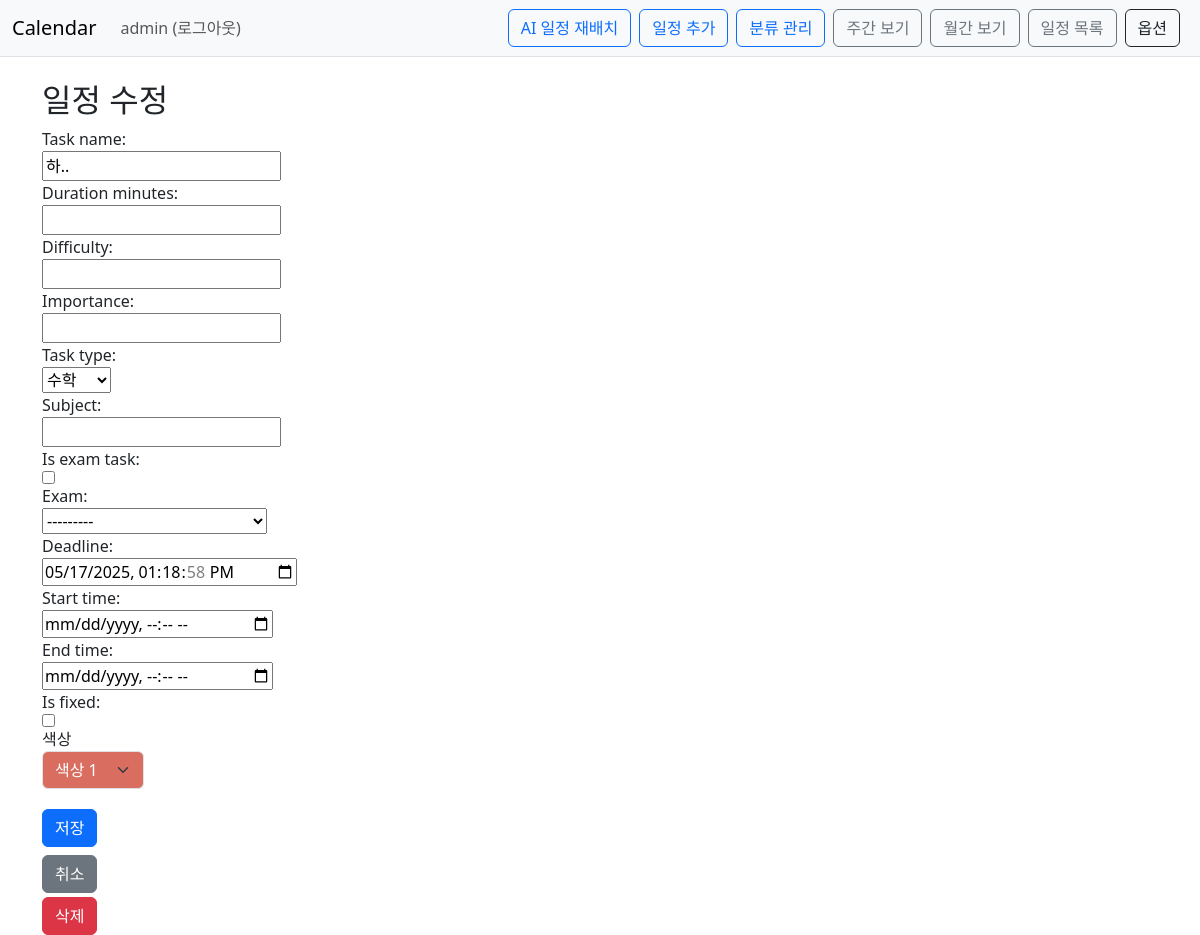
The page /calendar/schedule/3/edit/?next=/calendar/schedule/list/ (signed in) on the database its author committed.
### Calendar/models.py (models this page shows, shortened)
class Schedule(models.Model):
    owner=models.ForeignKey(User, on_delete=models.CASCADE)
    task_name=models.CharField(max_length=50)
    duration_minutes=models.IntegerField(null=True, blank=True)
    difficulty=models.IntegerField(null=True, blank=True)
    importance=models.IntegerField(null=True, blank=True)
    task_type = models.ForeignKey('ScheduleType', null=True, blank=True, on_delete=models.SET_NULL)
    subject=models.CharField(max_length=50, blank=True)
    is_exam_task=models.BooleanField(default=False)
    deadline=models.DateTimeField(null=True ,blank=True)
    start_time=models.DateTimeField(null=True ,blank=True)
    end_time=models.DateTimeField(null=True ,blank=True)
    is_fixed=models.BooleanField(default=False)
    exam=models.ForeignKey('self',default=None, on_delete=models.SET_DEFAULT, null=True ,blank=True)
    color = models.CharField(max_length=7, blank=True, default='#6c8df5')
    is_done = models.BooleanField(default=False)
    def __str__(self):
        return f"{self.task_name}({self.owner})"

### Calendar/views.py (the view)
# urls.py: path('schedule/<int:pk>/edit/', views.schedule_edit, name='schedule_edit'),
@login_required(login_url='common:login')
def schedule_edit(request, pk):
    schedule = get_object_or_404(Schedule, pk=pk, owner=request.user)
    next_url = request.GET.get('next') or request.POST.get('next')  # GET/POST 모두 대응
    if request.method == 'POST':
        form = ScheduleForm(request.POST, instance=schedule, owner=request.user)
        if form.is_valid():
            form.save()
            if next_url and url_has_allowed_host_and_scheme(next_url, allowed_hosts={request.get_host()}):
                return redirect(next_url)
            return redirect('calendar:index')
    else:
        form = ScheduleForm(instance=schedule, owner=request.user)
    return render(request, 'calendar/schedule_form.html', {
        'form': form,
        'is_edit': True,
        'next': next_url,
        'id': pk,
    })

### Calendar/forms.py
class ScheduleForm(forms.ModelForm):
    color=forms.ChoiceField(
        choices=COLOR_CHOICES,
        widget=forms.Select(attrs={'class':'form-select'})
    )
    class Meta:
        model = Schedule
        fields = [
            'task_name','duration_minutes','difficulty','importance','task_type','subject',
            'is_exam_task','exam','deadline','start_time','end_time','is_fixed','color',
        ]
        widgets = {
            'deadline': forms.DateTimeInput(attrs={'type': 'datetime-local'}),
            'start_time': forms.DateTimeInput(attrs={'type': 'datetime-local'}),
            'end_time': forms.DateTimeInput(attrs={'type': 'datetime-local'}),
        }
    def __init__(self, *args, **kwargs):
        owner = kwargs.pop('owner', None)  # request.owner 받아옴
        super().__init__(*args, **kwargs)
        if self.instance.pk:
            self.fields['exam'].queryset = Schedule.objects.exclude(pk=self.instance.pk)
        if owner:
            self.fields['exam'].queryset = Schedule.objects.filter(owner=owner)
        if owner is not None:
            self.fields['task_type'].queryset = ScheduleType.objects.filter(owner=owner)

### Calendar/models.py (called while the page is built)
    def __str__(self):
        return f"{self.name}"

### templates/calendar/schedule_form.html (shortened to what this page needs)
{% extends 'base.html' %}
{% block content %}
<div class="container mt-4">
    <h2>{{ is_edit|yesno:"일정 수정,일정 추가" }}</h2>
    <form method="post" class="d-flex flex-column align-items-start">
        {{ form.task_name.label_tag }} {{ form.task_name }}
        {{ form.duration_minutes.label_tag }} {{ form.duration_minutes }}
        {{ form.difficulty.label_tag }} {{ form.difficulty }}
        {{ form.importance.label_tag }} {{ form.importance }}
        {{ form.task_type.label_tag }} {{ form.task_type }}
        {{ form.subject.label_tag }} {{ form.subject }}
        {{ form.is_exam_task.label_tag }} {{ form.is_exam_task }}
        {{ form.exam.label_tag }} {{ form.exam }}
        {{ form.deadline.label_tag }} {{ form.deadline }}
        {{ form.start_time.label_tag }} {{ form.start_time }}
        {{ form.end_time.label_tag }} {{ form.end_time }}
        {{ form.is_fixed.label_tag }} {{ form.is_fixed }}
        <div class="mb-3">
            <label for="id_color">색상</label>
            <select name="color" id="id_color" class="form-select">
                {% for code, label in form.fields.color.choices %}
                    <option value="{{ code }}"
                        {% if form.initial.color == code or form.data.color == code %}selected{% endif %}
                        style="background-color: {{ code }}; color: {% if code in '#D9D96D,#D9C56D,#D9B86D,#D9A46D,#D98C6D' %}#000{% else %}#fff{% endif %};">
                        {{ label }}
                    </option>
                {% endfor %}
            </select>
        </div>
        <button type="submit" class="btn btn-primary my-1">저장</button>
        <a href="{% url 'calendar:index' %}" class="btn btn-secondary my-1">취소</a>
        {% if is_edit %}
        <a href="{% url 'calendar:schedule_delete' id %}" class="btn btn-danger">삭제</a>
        {% endif %}
    </form>
</div>
{% endblock %}

### templates/base.html (shortened to what this page needs)
{% load static %}
<!doctype html>
<html lang="ko">
<head>
    <link rel="stylesheet" type="text/css" href="{% static 'bootstrap.min.css' %}">
</head>
<body>
<nav class="navbar navbar-expand-lg navbar-light bg-light border-bottom">
    <div class="container-fluid">
        <a class="navbar-brand" href="{% url 'calendar:index' %}">Calendar</a>
        <div class="collapse navbar-collapse" id="navbarSupportedContent">
            <ul class="navbar-nav me-auto mb-2 mb-lg-0">
                <li class="nav-item">
                    {% if user.is_authenticated %}
                        <a class="nav-link" href="{% url 'common:logout' %}">{{ user.username }} (로그아웃)</a>
                    {% else %}
                        <a class="nav-link" href="{% url 'common:login' %}">로그인</a>
                    {% endif %}
                </li>
            </ul>
            <div class="d-flex align-items-center flex-wrap">
                <a class="btn btn-outline-primary me-2" href="{% url 'calendar:schedule_replace'%}">AI 일정 재배치</a>
                <a class="btn btn-outline-primary me-2" href="{% url 'calendar:schedule_create' %}">일정 추가</a>
                <a href="{% url 'calendar:schedule_type_list' %}" class="btn btn-outline-primary me-2">분류 관리</a>
                <a class="btn btn-outline-secondary me-2" href="{% url 'calendar:schedule_week' %}">주간 보기</a>
                <a class="btn btn-outline-secondary me-2" href="{% url 'calendar:index' %}">월간 보기</a>
                <a class="btn btn-outline-secondary me-2" href="{% url 'calendar:schedule_list' %}">일정 목록</a>
                <button class="btn btn-outline-dark me-2" type="button" data-bs-toggle="collapse"
                        data-bs-target="#calendarOptions" aria-expanded="false" aria-controls="calendarOptions">
                    옵션
                </button>
            </div>
        </div>
    </div>
</nav>
{% block content %}
{% endblock %}
</body>
</html>

### rows shown on the page
Schedule: task_name "하..", task_type "수학", exam "---------", deadline "05/17/2025 13:18:58", color "색상 1"

### other values the page prints
{{ user.username }} "admin"
{{ is_edit|yesno:"일정 수정,일정 추가" }} "일정 수정"
